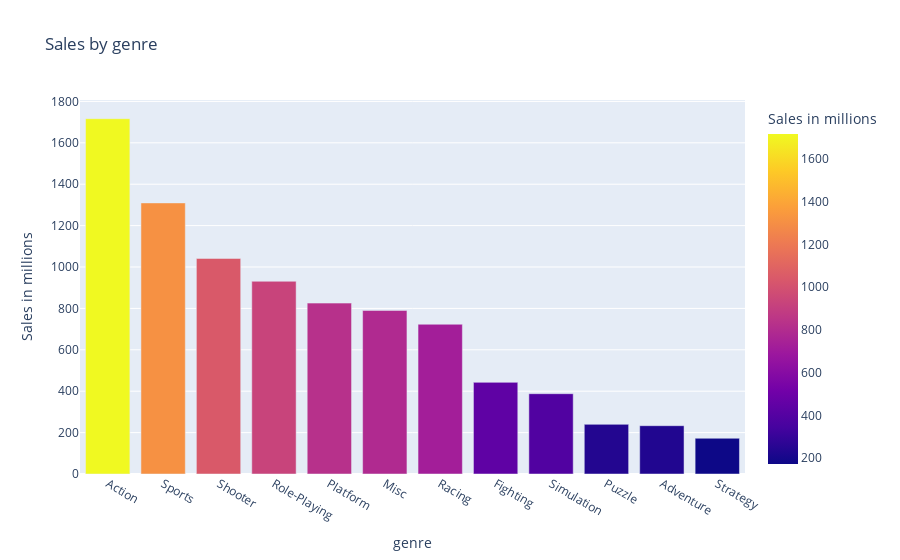

Here is the notebook cell this chart was saved with:
### Code cell
fig = px.bar(sales_sorted, x="genre", y="total_sales", 
             color="total_sales", 
             title="Sales by genre", 
             labels={'total_sales': 'Sales in millions'})
# Mostrar el gráfico
fig.show()

### Figure 1 — Plotly figure (JSON) as saved in the notebook; plotly's stock layout.template omitted (floating-point values rounded to 4 significant figures)
{"data": [{"alignmentgroup": "True", "hovertemplate": "genre=%{x}<br>Sales in millions=%{marker.color}<extra></extra>", "legendgroup": "", "marker": {"color": [1717.0, 1310.0, 1041.0, 931.1, 825.6, 790.3, 723.5, 442.7, 388.0, 239.9, 233.3, 172.6], "coloraxis": "coloraxis", "pattern": {"shape": ""}}, "name": "", "offsetgroup": "", "orientation": "v", "showlegend": false, "textposition": "auto", "type": "bar", "x": ["Action", "Sports", "Shooter", "Role-Playing", "Platform", "Misc", "Racing", "Fighting", "Simulation", "Puzzle", "Adventure", "Strategy"], "xaxis": "x", "y": [1717.0, 1310.0, 1041.0, 931.1, 825.6, 790.3, 723.5, 442.7, 388.0, 239.9, 233.3, 172.6], "yaxis": "y"}], "layout": {"barmode": "relative", "coloraxis": {"colorbar": {"title": {"text": "Sales in millions"}}, "colorscale": [[0, "#0d0887"], [0.1111, "#46039f"], [0.2222, "#7201a8"], [0.3333, "#9c179e"], [0.4444, "#bd3786"], [0.5556, "#d8576b"], [0.6667, "#ed7953"], [0.7778, "#fb9f3a"], [0.8889, "#fdca26"], [1, "#f0f921"]]}, "legend": {"tracegroupgap": 0}, "title": {"text": "Sales by genre"}, "xaxis": {"anchor": "y", "domain": [0, 1], "title": {"text": "genre"}}, "yaxis": {"anchor": "x", "domain": [0, 1], "title": {"text": "Sales in millions"}}}}
